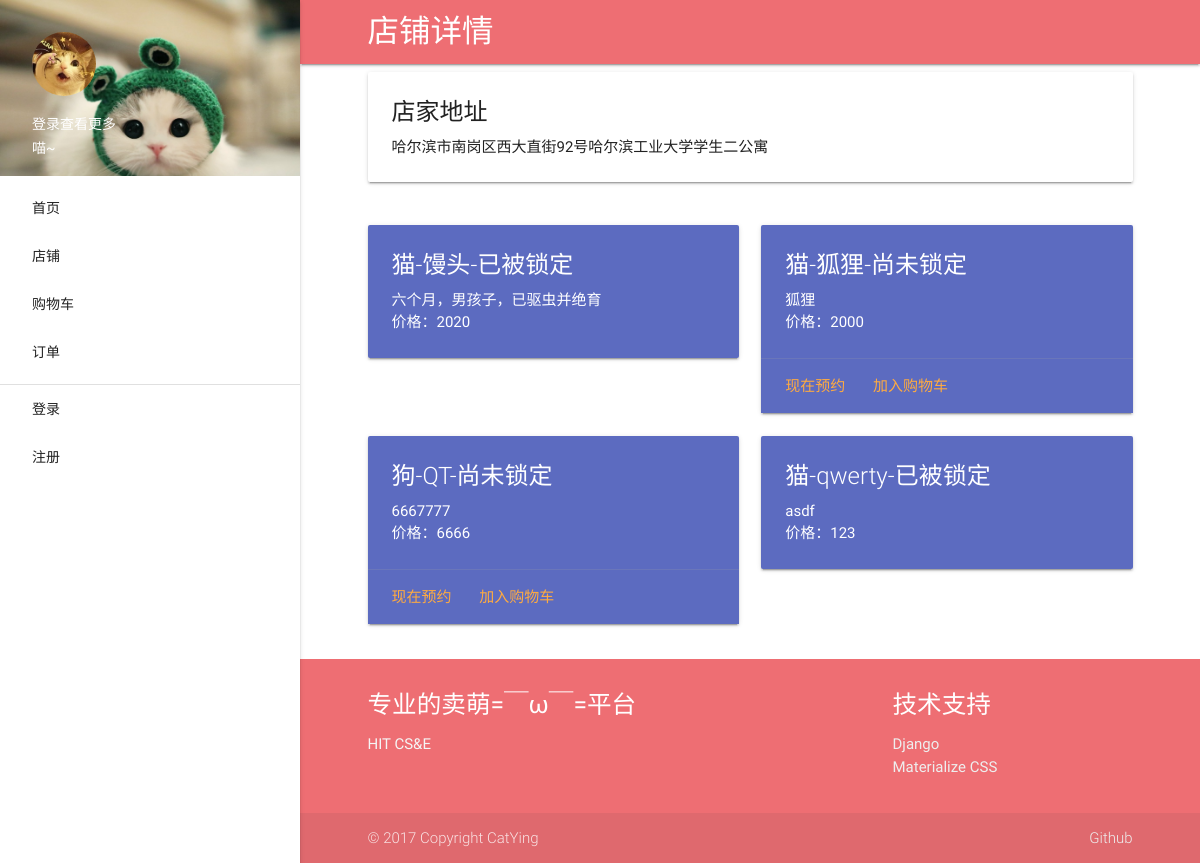
The app's page /shop/detail/1/, older data.
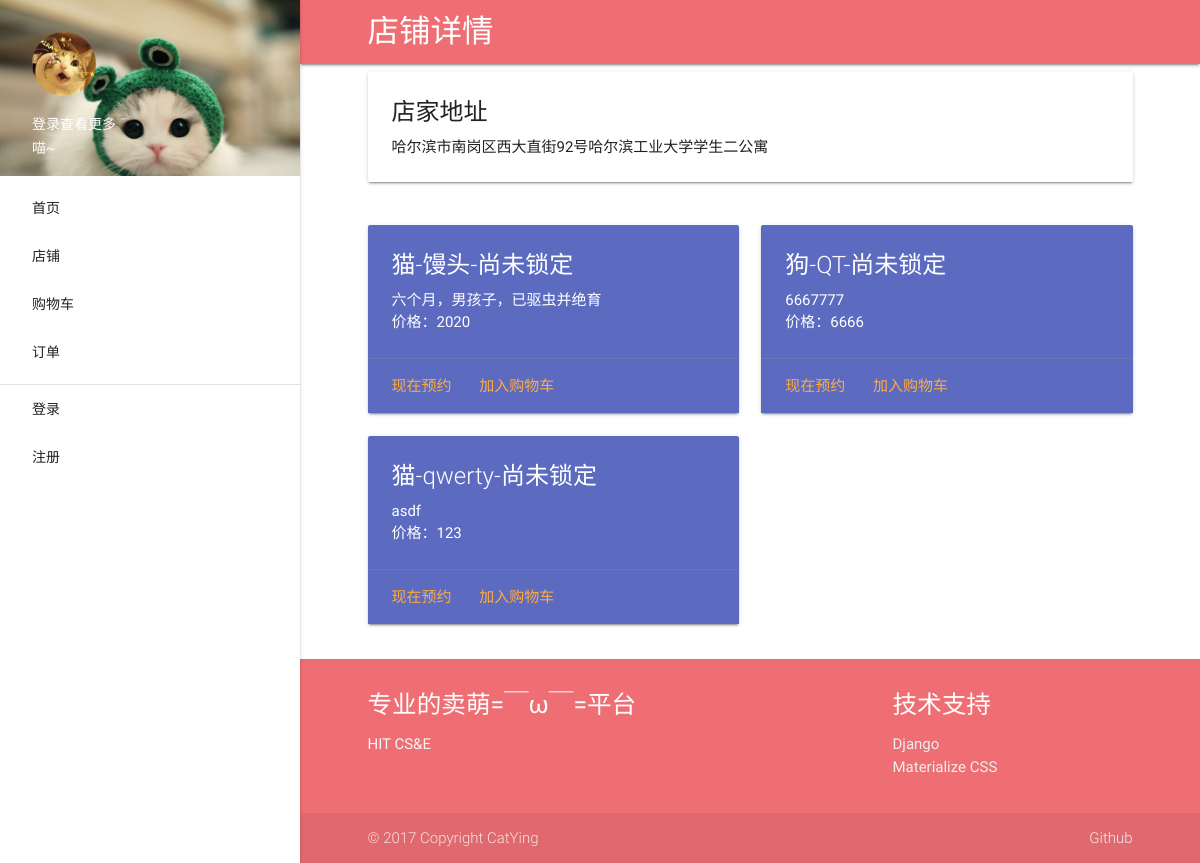
The same page, newer data.
### shop/models.py (models this page shows, shortened)
class Item(models.Model):
    name = models.CharField(max_length=128)
    prototype = models.ForeignKey(Prototype)
    myuser = models.ForeignKey(MyUser)
    detail = models.TextField()
    locking_id = models.IntegerField(blank=True, null=True)
    price = models.IntegerField(default=2000)
    available = models.BooleanField(default=True)

class Prototype(models.Model):
    name = models.CharField(max_length=64)

### shop/views.py (the view)
# urls.py: url(r"^detail/(?P<pk>[0-9]+)/", views.ShopDetailView.as_view(), name="shop-detail"),
class ShopDetailView(FrontMixin, ListView):
    model = Item
    context_object_name = 'item_list'
    template_name = 'shop/shop.html'
    def get_queryset(self):
        return Item.objects.filter(myuser=MyUser.objects.get(pk=int(self.kwargs['pk'])), available=True)
    def dispatch(self, request, *args, **kwargs):
        try:
            return super(ShopDetailView, self).dispatch(request, *args, **kwargs)
        except:
            return render(request, 'error.html')
    def get_context_data(self, **kwargs):
        context = super(ShopDetailView, self).get_context_data(**kwargs)
        context['detail'] = MyUser.objects.get(pk=int(self.kwargs['pk']))
        return context

### authentication/mixin.py (called while the page is built)
    def get_context_data(self, **kwargs):
        context = super(AuthMixin, self).get_context_data(**kwargs)
        if self.request.user.is_authenticated():
            myuser = self.request.user.myuser
            context['myuser'] = myuser
        return context

### website/mixin.py (called while the page is built)
    def get_context_data(self, **kwargs):
        return super(FrontMixin, self).get_context_data(**kwargs)

### templates/shop/shop.html (shortened to what this page needs)
{% extends 'base.html' %}
{% load staticfiles %}
{% block navhead %}店铺详情{% endblock %}
{% block content %}
    <div class="container">
        <div class="row">
            <div class="col s12">
                <div class="card">
                    <div class="card-content ">
                        <span class="card-title">店家地址</span>
                        <p>{{ detail.address }}</p>
                    </div>
                </div>
            </div>
        </div>
        <div class="row">
            {% for item in item_list %}
                <div class="col s12 m6">
                    {% if item.locking_id %}
                        <div class="card  indigo  lighten-1">
                            <div class="card-content white-text">
                                <span class="card-title">{{ item.prototype.name }}-{{ item.name }}-已被锁定</span>
                                <p>{{ item.detail }}</p>
                                <p>价格：{{ item.price }}</p>
                            </div>
                        </div>
                    {% else %}
                        <div class="card  indigo  lighten-1">
                            <div class="card-content white-text">
                                <span class="card-title">{{ item.prototype.name }}-{{ item.name }}-尚未锁定</span>
                                <p>{{ item.detail }}</p>
                                <p>价格：{{ item.price }}</p>
                            </div>
                            <div class="card-action">
                                <a href="{% url 'single-cal' item.pk %}">现在预约</a>
                                <a href="#" class="add_cart" data-value="{{ item.id }}">加入购物车</a>
                            </div>
                        </div>
                    {% endif %}
                </div>
            {% endfor %}
        </div>
    </div>
{% endblock %}

Row changes from the older to the newer data that the page shows:
no longer on this page (row edited): Item: prototype.name "猫", name "狐狸", detail "狐狸", price "2000", {{ item.id }} 3 (drawn)
changed Item "馒头": locking_id "-已被锁定" → "-尚未锁定 现在预约 加入购物车"
changed Item "qwerty": locking_id "-已被锁定" → "-尚未锁定 现在预约 加入购物车"
